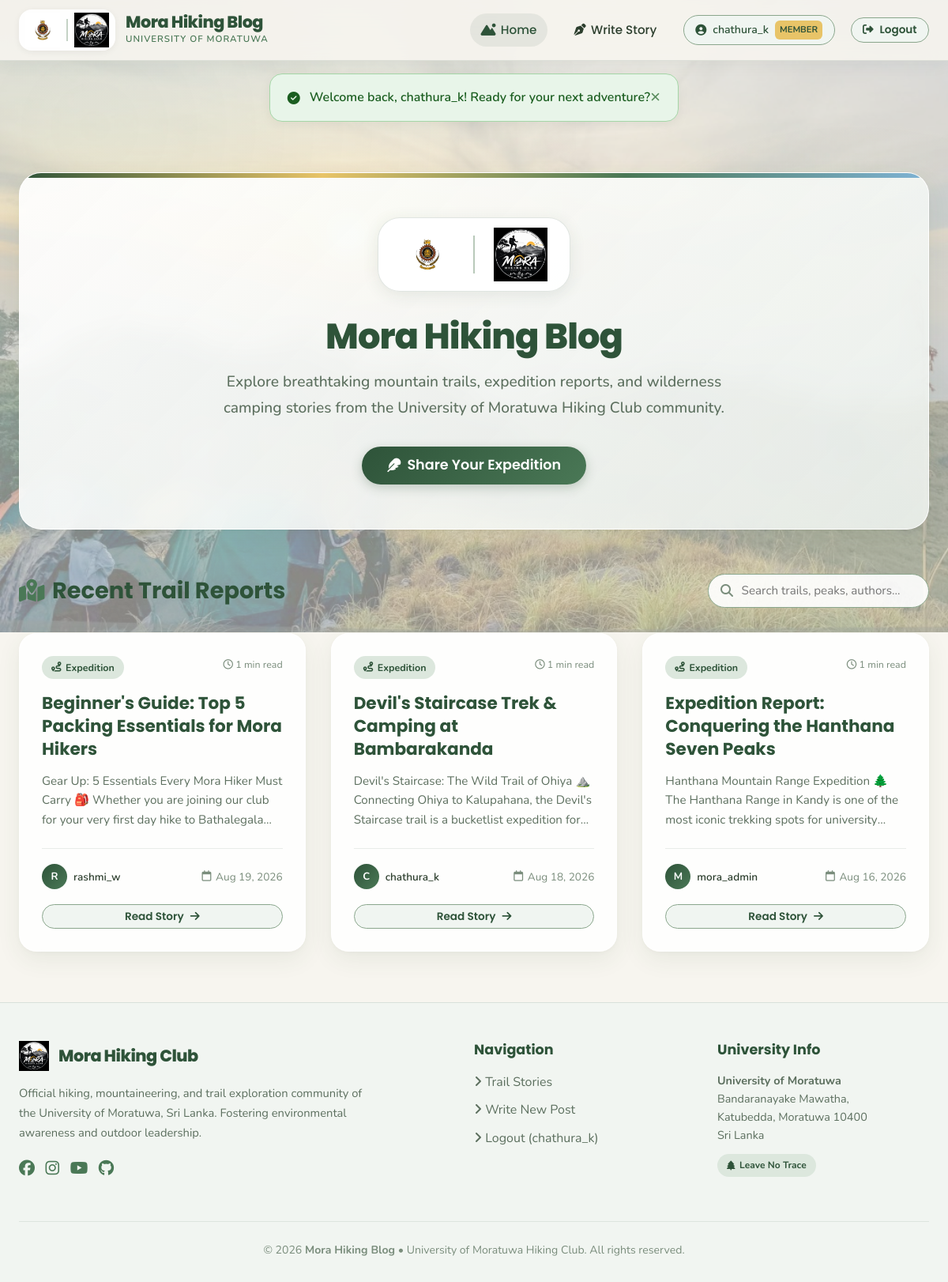
/index.php (signed in), run on the app's committed database.
### tables this page shows
CREATE TABLE `blogPost` (
  `id` INT AUTO_INCREMENT PRIMARY KEY,
  `user_id` INT NOT NULL,
  `title` VARCHAR(255) NOT NULL,
  `content` TEXT NOT NULL,
  `created_at` TIMESTAMP DEFAULT CURRENT_TIMESTAMP,
  `updated_at` TIMESTAMP DEFAULT CURRENT_TIMESTAMP ON UPDATE CURRENT_TIMESTAMP,
  CONSTRAINT `fk_blog_user` FOREIGN KEY (`user_id`) REFERENCES `user` (`id`) ON DELETE CASCADE
);

CREATE TABLE `user` (
  `id` INT AUTO_INCREMENT PRIMARY KEY,
  `username` VARCHAR(50) UNIQUE NOT NULL,
  `email` VARCHAR(100) UNIQUE NOT NULL,
  `password` VARCHAR(255) NOT NULL,
  `role` ENUM('member', 'admin') DEFAULT 'member',
  `created_at` TIMESTAMP DEFAULT CURRENT_TIMESTAMP
);

### index.php (the view, shortened to what this page needs)
<?php
require_once __DIR__ . '/includes/header.php';
$pdo = getDB();
$searchQuery = trim($_GET['q'] ?? '');
$sql = "SELECT b.id, b.user_id, b.title, b.content, b.created_at, b.updated_at,
               u.username, u.role
        FROM blogPost b
        JOIN user u ON b.user_id = u.id ";
$params = [];
$sql .= "ORDER BY b.created_at DESC";
$stmt = $pdo->prepare($sql);
$stmt->execute($params);
$posts = $stmt->fetchAll();
?>
<div class="container">
  <section class="hero-section">
    <div class="hero-banner glass-card">
      <div class="hero-logos-wrapper">
        <img src="assets/images/uni-logo.png" alt="University of Moratuwa" class="hero-logo-img" title="University of Moratuwa">
        <div class="hero-logo-sep"></div>
        <img src="assets/images/mora-hiking-logo.png" alt="Mora Hiking Club" class="hero-logo-img" title="Mora Hiking Club">
      </div>
      <h1 class="hero-title">Mora Hiking Blog</h1>
      <p class="hero-subtitle">
        Explore breathtaking mountain trails, expedition reports, and wilderness camping stories from the University of Moratuwa Hiking Club community.
      </p>
      <div class="hero-actions">
        <?php if (is_logged_in()): ?>
          <a href="create_post.php" class="btn btn-primary btn-lg">
            <i class="fa-solid fa-feather"></i> Share Your Expedition
          </a>
        <?php endif; ?>
      </div>
    </div>
  </section>
  <div class="section-header-bar">
    <h2 class="section-title">
      <i class="fa-solid fa-map-location-dot"></i> Recent Trail Reports
    </h2>
    <form method="GET" action="index.php" class="search-box">
      <i class="fa-solid fa-magnifying-glass search-icon"></i>
      <input
        type="text"
        name="q"
        id="blogSearchInput"
        class="search-input"
        placeholder="Search trails, peaks, authors..."
        value="<?= e($searchQuery) ?>"
        autocomplete="off"
      >
    </form>
  </div>
  <?php if (!empty($posts)): ?>
    <div class="blog-grid" id="blogGrid">
      <?php foreach ($posts as $post): ?>
        <?php
          $cleanText = strip_tags($post['content']);
          $cleanText = preg_replace('/[#*_`~>\[\]\(\)-]/', '', $cleanText);
          $excerpt = mb_substr(trim($cleanText), 0, 160) . '...';
          $readTime = estimate_reading_time($post['content']);
          $initial = strtoupper(substr($post['username'], 0, 1));
        ?>
        <article class="blog-card glass-card">
          <div>
            <div style="display: flex; justify-content: space-between; align-items: flex-start;">
              <span class="card-badge">
                <i class="fa-solid fa-route"></i> Expedition
              </span>
              <span style="font-size: 0.78rem; color: var(--color-text-light);">
                <i class="fa-regular fa-clock"></i> <?= $readTime ?> min read
              </span>
            </div>
            <h3 class="card-title">
              <a href="view_post.php?id=<?= $post['id'] ?>">
                <?= e($post['title']) ?>
              </a>
            </h3>
            <p class="card-excerpt">
              <?= e($excerpt) ?>
            </p>
          </div>
          <div>
            <div class="card-meta">
              <div class="card-author">
                <div class="avatar-circle"><?= e($initial) ?></div>
                <div>
                  <span><?= e($post['username']) ?></span>
                </div>
              </div>
              <div class="card-date">
                <i class="fa-regular fa-calendar"></i>
                <span><?= format_date($post['created_at']) ?></span>
              </div>
            </div>
            <div style="margin-top: 1.2rem; display: flex; justify-content: space-between; align-items: center;">
              <a href="view_post.php?id=<?= $post['id'] ?>" class="btn btn-secondary btn-sm" style="width: 100%;">
                <span>Read Story</span> <i class="fa-solid fa-arrow-right"></i>
              </a>
            </div>
          </div>
        </article>
      <?php endforeach; ?>
    </div>
  <?php endif; ?>
</div>
<?php require_once __DIR__ . '/includes/footer.php'; ?>

### includes/footer.php (shortened to what this page needs)
  </main>
  <footer class="site-footer">
    <div class="container">
      <div class="footer-grid">
        <div class="footer-about">
          <div class="footer-brand">
            <img src="assets/images/mora-hiking-logo.png" alt="Mora Hiking Club" class="footer-logo-img">
            <span class="brand-title">Mora Hiking Club</span>
          </div>
          <p style="color: var(--color-text-muted); font-size: 0.92rem; margin-bottom: 1rem;">
            Official hiking, mountaineering, and trail exploration community of the University of Moratuwa, Sri Lanka. Fostering environmental awareness and outdoor leadership.
          </p>
          <div style="display: flex; gap: 0.85rem; font-size: 1.25rem;">
            <a href="https://facebook.com" target="_blank" rel="noopener" style="color: var(--color-moss);"><i class="fa-brands fa-facebook"></i></a>
            <a href="https://instagram.com" target="_blank" rel="noopener" style="color: var(--color-moss);"><i class="fa-brands fa-instagram"></i></a>
            <a href="https://youtube.com" target="_blank" rel="noopener" style="color: var(--color-moss);"><i class="fa-brands fa-youtube"></i></a>
            <a href="https://github.com" target="_blank" rel="noopener" style="color: var(--color-moss);"><i class="fa-brands fa-github"></i></a>
          </div>
        </div>
        <div>
          <h4 class="footer-heading">Navigation</h4>
          <ul class="footer-links">
            <li><a href="index.php"><i class="fa-solid fa-angle-right"></i> Trail Stories</a></li>
            <?php if (is_logged_in()): ?>
              <li><a href="create_post.php"><i class="fa-solid fa-angle-right"></i> Write New Post</a></li>
              <li><a href="logout.php"><i class="fa-solid fa-angle-right"></i> Logout (<?= e($current_user['username']) ?>)</a></li>
            <?php else: ?>
              <li><a href="login.php"><i class="fa-solid fa-angle-right"></i> Member Login</a></li>
              <li><a href="register.php"><i class="fa-solid fa-angle-right"></i> Create Account</a></li>
            <?php endif; ?>
          </ul>
        </div>
        <div>
          <h4 class="footer-heading">University Info</h4>
          <p style="color: var(--color-text-muted); font-size: 0.9rem; line-height: 1.6;">
            <strong>University of Moratuwa</strong><br>
            Bandaranayake Mawatha,<br>
            Katubedda, Moratuwa 10400<br>
            Sri Lanka
          </p>
          <div style="margin-top: 0.75rem;">
            <span class="card-badge" style="font-size: 0.75rem;">
              <i class="fa-solid fa-tree"></i> Leave No Trace
            </span>
          </div>
        </div>
      </div>
      <div class="footer-bottom">
        <p>&copy; <?= date('Y') ?> <strong>Mora Hiking Blog</strong> &bull; University of Moratuwa Hiking Club. All rights reserved.</p>
      </div>
    </div>
  </footer>
</body>
</html>

### data on the page
blogpost: content "1", title "Beginner's Guide: Top 5 Packing Essentials for Mora Hikers", content "Gear Up: 5 Essentials Every Mora Hiker Must Carry 🎒 Whether you are joining our club for your very first day hike to…", user.username "R", user.username "rashmi_w", created_at "Aug 19, 2026"
blogpost: content "1", title "Devil's Staircase Trek & Camping at Bambarakanda", content "Devil's Staircase: The Wild Trail of Ohiya ⛰️ Connecting Ohiya to Kalupahana, the Devil's Staircase trail is a bucketlist expedition…", user.username "C", user.username "chathura_k", created_at "Aug 18, 2026"
blogpost: content "1", title "Expedition Report: Conquering the Hanthana Seven Peaks", content "Hanthana Mountain Range Expedition 🌲 The Hanthana Range in Kandy is one of the most iconic trekking spots for…", user.username "M", user.username "mora_admin", created_at "Aug 16, 2026"
user: username "chathura_k"

### other printed values
$current_user['username'] "chathura_k"
$current_user['role'] "MEMBER"
$msg "Welcome back, chathura_k! Ready for your next adventure?"
